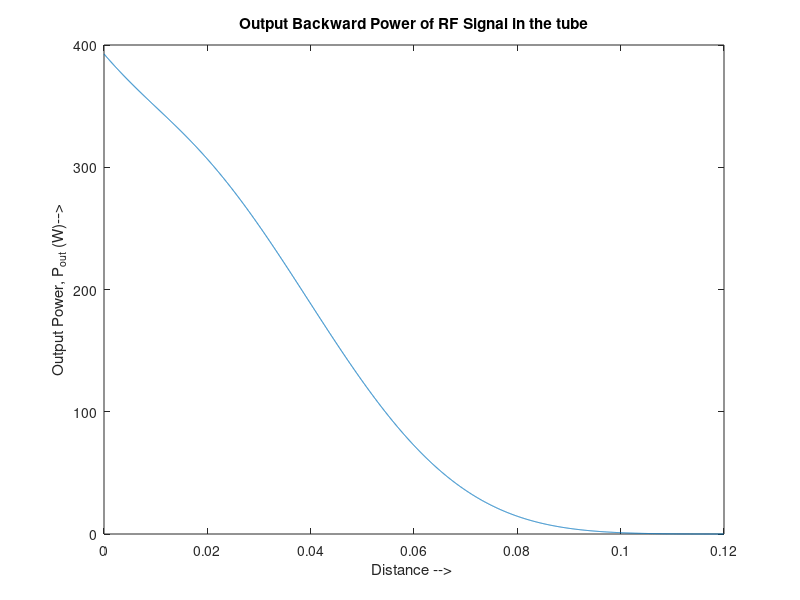
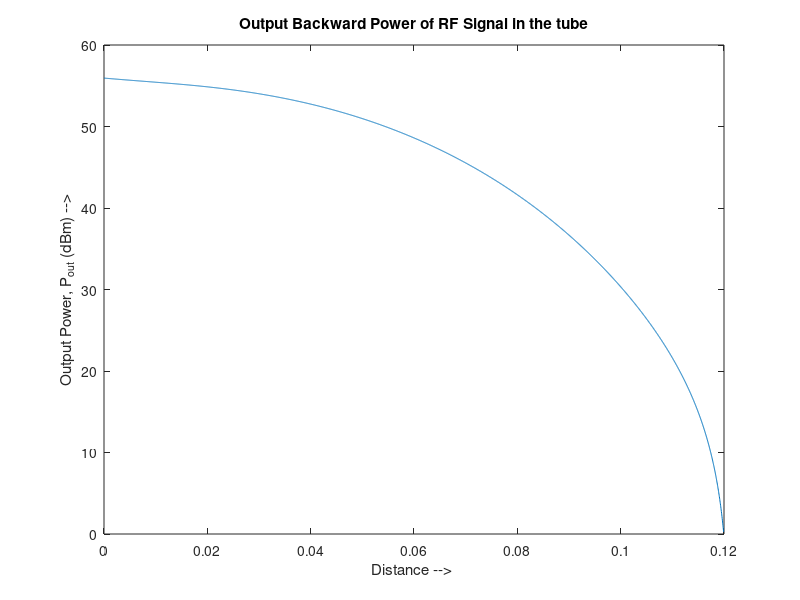

Source code (MATLAB) for these figures, in order:
%________________________________________________
%Simulation Code for Staggered Double Vane       |
%Backward Wave Amplifier (No SCF)                |
%________________________________________________|
%Author: Aakash Bansal                           |
%Dated : 13th July 2017                          |
%Place : MWT Division, CSIR-CEERI, Pilani        |
%Guide : Dr. Vishnu Srivastava, Emeritus Sci.    |
%________________________________________________|

close all
clear all
clc

%________________________________________________
%Constant Values                                 |
%________________________________________________|
c = 299792458;      %Speed of Light              |
e = 1.6*10^(-19);   %Electron Charge             |
ms = 9.11*10^(-31);  %Mass of Electron           |
ep0=8.85*10^(-12);  %Permittivity of Free Space  |
%________________________________________________|

%________________________________________________ 
%Variable Values                                 |
%________________________________________________|
F = 220000000000;   %Operating Frequency         |
I = 5;              %Beam Current in mA          |
V = 14;             %Beam Voltage in kV          |
BW= 50660000000;    %BandWidth of the RF Signal  |
Beam_T = 100;       %Beam Thickness in um        |
Beam_W = 600;       %Beam Width in um            |
ND = 12;            %Number of Disc(or electrons)|
NZ = 8;             %Number of Steps per Lambda_e|
Ln = 0.12;          %Length of Tube in m         |
Pin= 0.001;  %Input Power of RF Signal    |
%________________________________________________|
BeamT = Beam_T/1000000;
BeamW = Beam_W/1000000;
I0 = I/1000;
% Calculating Beam Velocity
% Using Equation 1 specified in the documentation
u0 = c*sqrt(1-1/(1+(V/511))^2);
% Calculating Pitch
Pitch = 0.00014;
% Calculating Axial Propagation Constant 
% Using equation 2 specified in the documentation
Beta = 1.4*pi/Pitch;

vp = 2*pi*F/Beta;

% Calculating Gap
Gap = 0.3*Pitch;
% Calculating Vane Thickness
V_Thick = Pitch - Gap;
% Calculating Beam Tunnel Height
A = 1/Beta;
B_T_Height = 2*A;
% Calculating Vane Height
V_Height = 3 * B_T_Height;
% Calculating Total Height
H = (2*V_Height) + B_T_Height;
% Calculating upper and lower cutoff frequency
Fu = F + BW/2;
Fl = F - BW/2;
% Calculating Width of the Rectangular Waveguide
W = c/(2*Fl);
% Calculating Current Density
J = (I0)/(BeamT*BeamW);
% Calculating Wavelength
Lambda = 2*pi/Beta;
% Calculating Charge
q = (J*BeamT*BeamW)/(ND*6*F);
% Calculating Impedance - This is for Helix and needs to be updated for
% staggered later
k = 2*pi*F/c;
Gamma = sqrt((Beta^2) - (k^2));
% N is SlowDown Factor
N = Beta/k;
a = 2*A;
num = (((besseli(0,(Gamma*a)))^2)-((besseli(1,(Gamma*a)))^2))*N;
den = ((2*(besseli(0,(Gamma*a)))*(besseli(1,(Gamma*a))))-((besseli(0,(Gamma*a)))^2)+((besseli(1,(Gamma*a)))^2));
%Z = (120/(Gamma*a))*((Gamma^4)/(Beta^4))*(num/den);
Z = 0.9675;
% Initializing Conditions at plane, k=1

dz = u0/(F*NZ);
NS = round(Ln/dz);

for x=1:ND
    pos(NS,x) = x*dz;
    t(NS,x) = (x-1)*Lambda/(ND*u0);
    ui(NS,x) = u0 - u0*0.001*sin(2*pi*F*t(NS,x));
    % Modulated Velocity
    uine(NS,x) = 1/ui(NS,x);
    % Unmodulated Velocity
    %uine(1,x) = 1/u0;
end

z(1) = 0;
Acc_E(1,:) = 0;

Vin_N(NS) = sqrt(2*Z*Pin);
Z_Ln = 0:Ln/NS:Ln;
irf(1) = 0;
current_constant = 2*F*q;
ang_f = 2*pi*F;
dVin_N = 0;
curr_const2(1:NS) = 0;
Ec(NS) = Beta*sqrt(2*Z*Pin);

for k = 1:NS-1  
    Ec(NS-k) = Ec(NS-k+1)*exp(1i*Beta*Ln/NS);
end

for k = 1:NS-1
    for x = 1:ND
        Ec(NS-k) = Ec(NS-k)*exp(1i*ang_f*t(NS-k+1,x));
         Acc_E(NS-k,x) = (e*Ec(NS-k)/ms)*((1-(u0/c)^2)^(3/2))*((uine(NS-k+1,x))^3)/10^12;
         uine(NS-k,x) = uine(NS-k+1,x) + dz*Acc_E(NS-k,x);
         t(NS-k,x) = (t(NS-k+1,x) + dz*uine(NS-k+1,x));
         pos(NS-k,x) = t(NS-k,x)/uine(NS-k,x);
         curr_const2(NS-k+1) = curr_const2(NS-k+1) + (sin(3*ang_f*BeamT*0.5/u0)/(3*ang_f*BeamT*0.5/u0))*exp(-1i*3*ang_f*t(NS-k+1,x));
    end
    irf(NS-k+1) = 10*current_constant*curr_const2(NS-k+1);
end

for k = 1:NS-1
    Tou_e = (-1/dz)*log((irf(NS-k+1)/irf(NS-k)));
    dVin_N = (25*Z/2)*abs(irf(NS-k+1))*((1-exp(Beta*dz)/exp(-1*Tou_e*dz))/(1+Beta/Tou_e));
    Vin_N(NS-k) = ((Vin_N(NS-k+1)) + (dVin_N));
    Pout_N(NS-k) = abs(Vin_N(NS-k))*abs(Vin_N(NS-k))/(2*Z);
    Gain(NS-k) = 10*log10(Pout_N(NS-k)/Pin);
    z(k+1) = z(k) + dz;
end

figure;
plot(Z_Ln(1:NS-1),(Pout_N(1:NS-1)));
title('Output Backward Power of RF Signal in the tube');
xlabel('Distance --> ');
ylabel('Output Power, P_o_u_t (W)-->');

figure;
plot(Z_Ln(1:NS-1),10*log10(Pout_N(1:NS-1))+30);
title('Output Backward Power of RF Signal in the tube');
xlabel('Distance --> ');
ylabel('Output Power, P_o_u_t (dBm) -->');